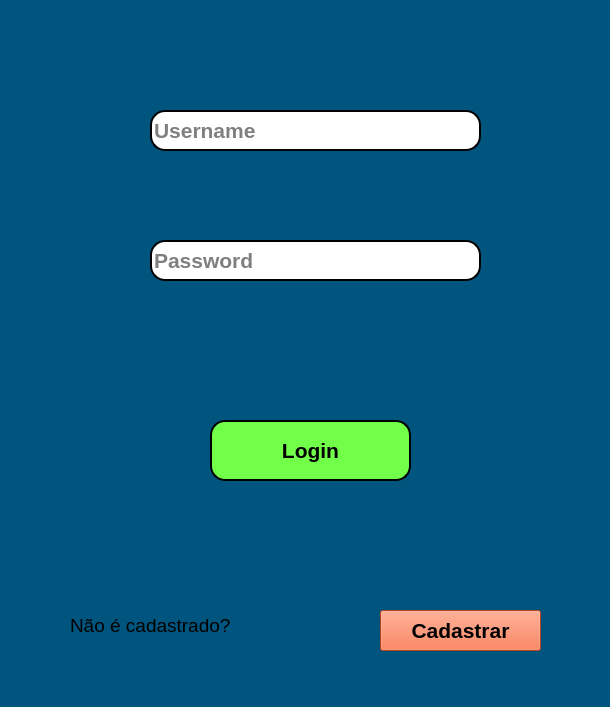
<?xml version="1.0" encoding="UTF-8"?>
<ui version="4.0">
 <class>MainWindow</class>
 <widget class="QMainWindow" name="MainWindow">
  <property name="geometry">
   <rect>
    <x>0</x>
    <y>0</y>
    <width>610</width>
    <height>707</height>
   </rect>
  </property>
  <property name="windowTitle">
   <string>MainWindow</string>
  </property>
  <property name="styleSheet">
   <string notr="true">background-color: rgb(0, 85, 127);</string>
  </property>
  <widget class="QWidget" name="centralwidget">
   <widget class="QPushButton" name="pushButton">
    <property name="geometry">
     <rect>
      <x>210</x>
      <y>420</y>
      <width>201</width>
      <height>61</height>
     </rect>
    </property>
    <property name="font">
     <font>
      <pointsize>16</pointsize>
      <weight>75</weight>
      <bold>true</bold>
     </font>
    </property>
    <property name="styleSheet">
     <string notr="true">background-color: rgb(255, 255, 255);
background-color: rgb(113, 255, 74);
border-radius: 15px;
border-style: outset;
border-width: 2px;
border-color: black;</string>
    </property>
    <property name="text">
     <string>Login</string>
    </property>
   </widget>
   <widget class="QLineEdit" name="lineEdit">
    <property name="geometry">
     <rect>
      <x>150</x>
      <y>110</y>
      <width>331</width>
      <height>41</height>
     </rect>
    </property>
    <property name="font">
     <font>
      <pointsize>16</pointsize>
      <weight>75</weight>
      <bold>true</bold>
     </font>
    </property>
    <property name="styleSheet">
     <string notr="true">background-color: rgb(255, 255, 255);
border-radius: 15px;
border-style: outset;
border-width: 2px;</string>
    </property>
    <property name="placeholderText">
     <string>Username</string>
    </property>
   </widget>
   <widget class="QLineEdit" name="lineEdit_2">
    <property name="geometry">
     <rect>
      <x>150</x>
      <y>240</y>
      <width>331</width>
      <height>41</height>
     </rect>
    </property>
    <property name="font">
     <font>
      <pointsize>16</pointsize>
      <weight>75</weight>
      <bold>true</bold>
     </font>
    </property>
    <property name="styleSheet">
     <string notr="true">background-color: rgb(255, 255, 255);
border-radius: 15px;
border-style: outset;
border-width: 2px;</string>
    </property>
    <property name="placeholderText">
     <string>Password</string>
    </property>
   </widget>
   <widget class="QLabel" name="label">
    <property name="geometry">
     <rect>
      <x>70</x>
      <y>590</y>
      <width>161</width>
      <height>71</height>
     </rect>
    </property>
    <property name="font">
     <font>
      <pointsize>14</pointsize>
     </font>
    </property>
    <property name="text">
     <string>Não é cadastrado?</string>
    </property>
   </widget>
   <widget class="QPushButton" name="pushButton_2">
    <property name="geometry">
     <rect>
      <x>380</x>
      <y>610</y>
      <width>161</width>
      <height>41</height>
     </rect>
    </property>
    <property name="font">
     <font>
      <pointsize>16</pointsize>
      <weight>75</weight>
      <bold>true</bold>
     </font>
    </property>
    <property name="styleSheet">
     <string notr="true">background-color: rgb(255, 91, 41);</string>
    </property>
    <property name="text">
     <string>Cadastrar</string>
    </property>
   </widget>
   <widget class="QLabel" name="label_2">
    <property name="geometry">
     <rect>
      <x>110</x>
      <y>100</y>
      <width>31</width>
      <height>51</height>
     </rect>
    </property>
    <property name="text">
     <string/>
    </property>
    <property name="pixmap">
     <pixmap>iconeLogin.png</pixmap>
    </property>
   </widget>
   <widget class="QLabel" name="label_3">
    <property name="geometry">
     <rect>
      <x>100</x>
      <y>240</y>
      <width>31</width>
      <height>51</height>
     </rect>
    </property>
    <property name="autoFillBackground">
     <bool>false</bool>
    </property>
    <property name="text">
     <string/>
    </property>
    <property name="pixmap">
     <pixmap>iconeSenha.png</pixmap>
    </property>
   </widget>
   <widget class="QLabel" name="label_4">
    <property name="geometry">
     <rect>
      <x>160</x>
      <y>310</y>
      <width>301</width>
      <height>81</height>
     </rect>
    </property>
    <property name="font">
     <font>
      <pointsize>14</pointsize>
     </font>
    </property>
    <property name="styleSheet">
     <string notr="true">color: rgb(255, 0, 0);</string>
    </property>
    <property name="text">
     <string/>
    </property>
   </widget>
  </widget>
  <widget class="QMenuBar" name="menubar">
   <property name="geometry">
    <rect>
     <x>0</x>
     <y>0</y>
     <width>610</width>
     <height>21</height>
    </rect>
   </property>
  </widget>
  <widget class="QStatusBar" name="statusbar"/>
 </widget>
 <resources/>
 <connections/>
</ui>
